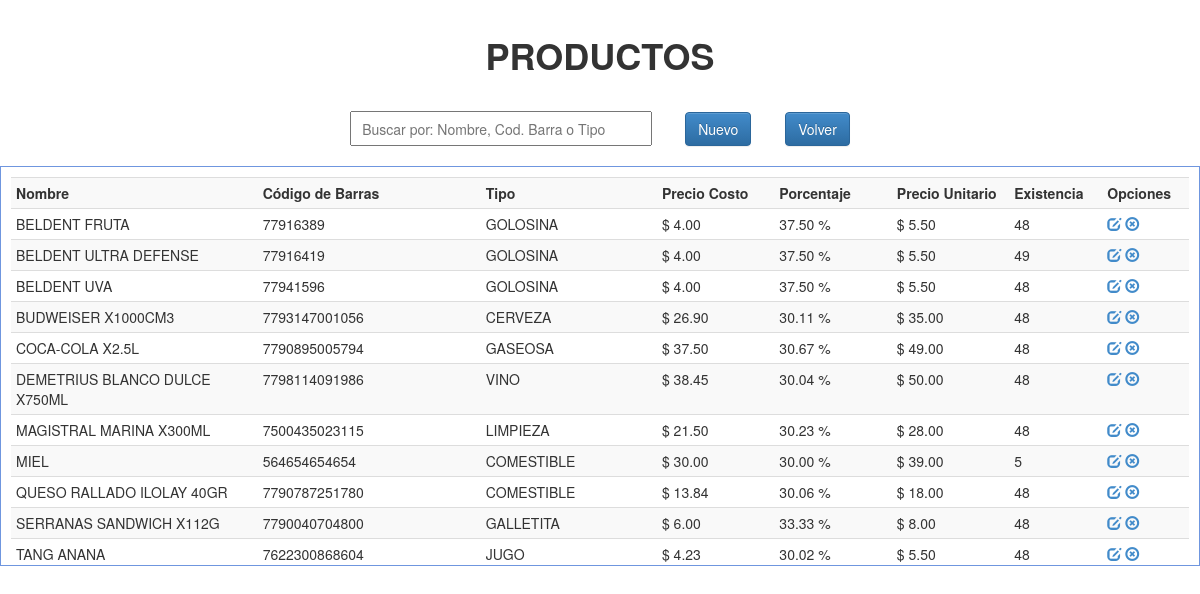
The app's page /php/productos.php with its own data.
### tables this page shows
CREATE TABLE IF NOT EXISTS `productos` (
  `id_prod` int(11) NOT NULL AUTO_INCREMENT,
  `nomb_prod` varchar(100) NOT NULL,
  `cod_barra` varchar(100) NOT NULL,
  `tipo_prod` int(11) NOT NULL,
  `precio_cost` decimal(10,2) NOT NULL,
  `porcentaje_prod` decimal(5,2) NOT NULL,
  `precio_unit` decimal(10,2) NOT NULL,
  `existencia_prod` int(10) NOT NULL,
  `fecha_reg` date NOT NULL,
  `iva_prod` decimal(3,2) NOT NULL,
  PRIMARY KEY (`id_prod`)
);

CREATE TABLE IF NOT EXISTS `tipoproductos` (
  `id_tipo_pro` int(11) NOT NULL AUTO_INCREMENT,
  `tipo_pro` varchar(50) NOT NULL,
  PRIMARY KEY (`id_tipo_pro`)
);

### php/productos.php (the view, shortened to what this page needs)
<!DOCTYPE html PUBLIC "-//W3C//DTD XHTML 1.0 Transitional//EN" "http://www.w3.org/TR/xhtml1/DTD/xhtml1-transitional.dtd">
<html xmlns="http://www.w3.org/1999/xhtml">
<head>
<link href="../css/estilo.css" rel="stylesheet">
<link href="../bootstrap/css/bootstrap.css" rel="stylesheet">
<link href="../bootstrap/css/bootstrap.min.css" rel="stylesheet">
<link href="../bootstrap/css/bootstrap-theme.css" rel="stylesheet">
<link href="../bootstrap/css/bootstrap-theme.min.css" rel="stylesheet">
</head>
<body>
    <header><big><strong><font color="#333333">PRODUCTOS</strong></big></header>
    <section>
    <table border="0" align="center">
        <tr>
            <td width="335"><input type="text" placeholder="Buscar por: Nombre, Cod. Barra o Tipo" id="bs-prod" autofocus/></td>
            <td width="100"><button id="nuevo-producto" class="btn btn-primary">Nuevo</button></td>
            <td witdh="200"><form><button id="volver" class="btn btn-primary"  onclick="history.back()">Volver</button></form></td>
        </tr>
    </table>
    </section>
    <div class="registros" id="agrega-registros">
        <table class="table table-striped table-condensed table-hover">
            <tr>
                <th width="210">Nombre</th>
                <th width="190">Código de Barras</th>
                <th width="150">Tipo</th>
                <th width="100">Precio Costo</th>
                <th width="100">Porcentaje</th>
                <th width="100">Precio Unitario</th>
                <th width="70">Existencia</th>
                <th width="50">Opciones</th>
            </tr>
        <?php
            $registro = mysql_query("SELECT * FROM productos, tipoproductos WHERE tipo_prod = id_tipo_pro ORDER BY nomb_prod ASC");
            while($registro2 = mysql_fetch_array($registro)){
                echo '<tr>
                        <td>'.$registro2['nomb_prod'].'</td>
                        <td>'.$registro2['cod_barra'].'</td>
                        <td>'.$registro2['tipo_pro'].'</td>
                        <td>$ '.$registro2['precio_cost'].'</td>
                        <td>'.$registro2['porcentaje_prod'].' %</td>
                        <td>$ '.$registro2['precio_unit'].'</td>
                        <td>'.$registro2['existencia_prod'].'</td>
                        <td><a href="javascript:editarProducto('.$registro2['id_prod'].');" class="glyphicon glyphicon-edit"></a> <a href="javascript:eliminarProducto('.$registro2['id_prod'].');" class="glyphicon glyphicon-remove-circle"></a></td>
                    </tr>';
            }
        ?>
        </table>
    </div>
</body>
</html>

### css/estilo.css (style rules this page uses)
body { margin:0px; font-family:"Trebuchet MS", Arial, Helvetica, sans-serif; min-width:1000px; }
header { margin:auto; padding:10px; font-size:30px; width:500px; text-align:center; margin-top:20px; }
section { margin-top:20px; }
section table tr td input { width:90%; padding: 10px; height:35px; outline:none; font-size:14px; }
.registros { margin:auto; width:1200px; margin-top:20px; border:1px solid #6F96DF; height:400px; overflow: auto; padding:10px; }

### records on screen
productos: nomb_prod "BELDENT FRUTA", cod_barra "77916389", tipoproductos.tipo_pro "GOLOSINA", precio_cost "4.00", porcentaje_prod "37.50", precio_unit "5.50", existencia_prod "48"
productos: nomb_prod "BELDENT ULTRA DEFENSE", cod_barra "77916419", tipoproductos.tipo_pro "GOLOSINA", precio_cost "4.00", porcentaje_prod "37.50", precio_unit "5.50", existencia_prod "49"
productos: nomb_prod "BELDENT UVA", cod_barra "77941596", tipoproductos.tipo_pro "GOLOSINA", precio_cost "4.00", porcentaje_prod "37.50", precio_unit "5.50", existencia_prod "48"
productos: nomb_prod "BUDWEISER X1000CM3", cod_barra "7793147001056", tipoproductos.tipo_pro "CERVEZA", precio_cost "26.90", porcentaje_prod "30.11", precio_unit "35.00", existencia_prod "48"
productos: nomb_prod "COCA-COLA X2.5L", cod_barra "7790895005794", tipoproductos.tipo_pro "GASEOSA", precio_cost "37.50", porcentaje_prod "30.67", precio_unit "49.00", existencia_prod "48"
productos: nomb_prod "DEMETRIUS BLANCO DULCE X750ML", cod_barra "7798114091986", tipoproductos.tipo_pro "VINO", precio_cost "38.45", porcentaje_prod "30.04", precio_unit "50.00", existencia_prod "48"
productos: nomb_prod "MAGISTRAL MARINA X300ML", cod_barra "7500435023115", tipoproductos.tipo_pro "LIMPIEZA", precio_cost "21.50", porcentaje_prod "30.23", precio_unit "28.00", existencia_prod "48"
productos: nomb_prod "MIEL", cod_barra "564654654654", tipoproductos.tipo_pro "COMESTIBLE", precio_cost "30.00", porcentaje_prod "30.00", precio_unit "39.00", existencia_prod "5"
productos: nomb_prod "QUESO RALLADO ILOLAY 40GR", cod_barra "7790787251780", tipoproductos.tipo_pro "COMESTIBLE", precio_cost "13.84", porcentaje_prod "30.06", precio_unit "18.00", existencia_prod "48"
productos: nomb_prod "SERRANAS SANDWICH X112G", cod_barra "7790040704800", tipoproductos.tipo_pro "GALLETITA", precio_cost "6.00", porcentaje_prod "33.33", precio_unit "8.00", existencia_prod "48"
productos: nomb_prod "TANG ANANA", cod_barra "7622300868604", tipoproductos.tipo_pro "JUGO", precio_cost "4.23", porcentaje_prod "30.02", precio_unit "5.50", existencia_prod "48"
